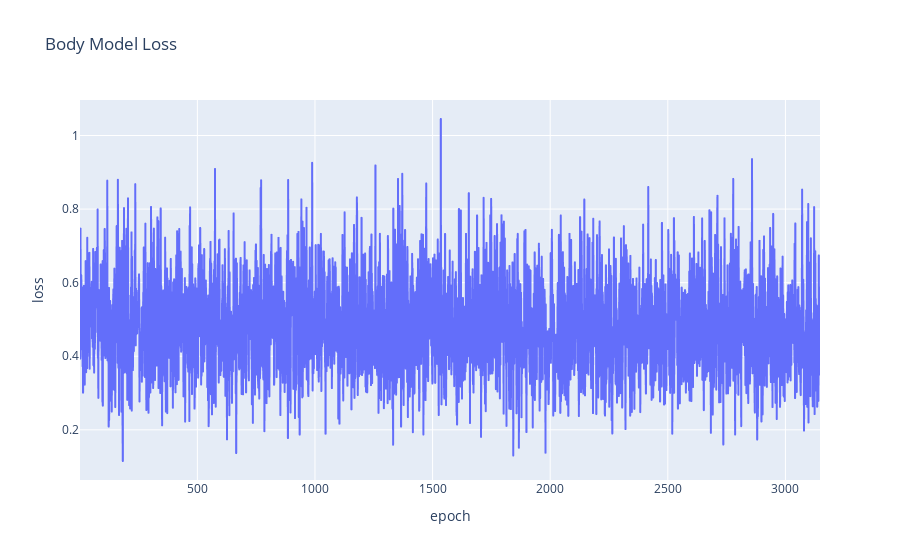

The cell this chart's notebook holds for it:
### Code cell
# plot body model loss using plotly express
import plotly.express as px
foo = pd.DataFrame()
foo['epoch'] = range(1, len(data['train_loss']) + 1)
foo['loss'] = data['train_loss']
fig = px.line(foo, x='epoch', y='loss', title='Body Model Loss')
fig.show()

### Figure 1 — Plotly figure (JSON) as saved in the notebook; plotly's stock layout.template omitted (floating-point values rounded to 4 significant figures; data arrays with more than 128 entries replaced by an {"elided": "..."} marker saying what was removed)
{"data": [{"hovertemplate": "epoch=%{x}<br>loss=%{y}<extra></extra>", "legendgroup": "", "line": {"color": "#636efa", "dash": "solid"}, "marker": {"symbol": "circle"}, "mode": "lines", "name": "", "showlegend": false, "type": "scattergl", "x": {"elided": "3147 int values"}, "xaxis": "x", "y": {"elided": "3147 float values"}, "yaxis": "y"}], "layout": {"legend": {"tracegroupgap": 0}, "title": {"text": "Body Model Loss"}, "xaxis": {"anchor": "y", "domain": [0, 1], "title": {"text": "epoch"}}, "yaxis": {"anchor": "x", "domain": [0, 1], "title": {"text": "loss"}}}}
